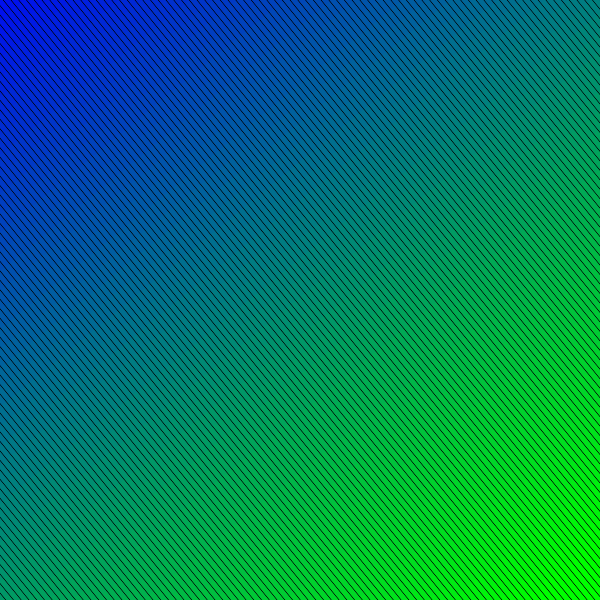
Frame 1 (no input)
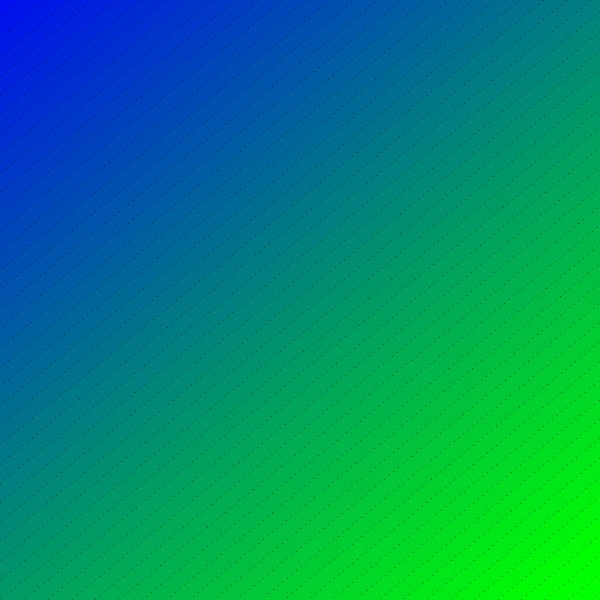
Frame 60 (the mouse pressed at the canvas centre just before this capture)
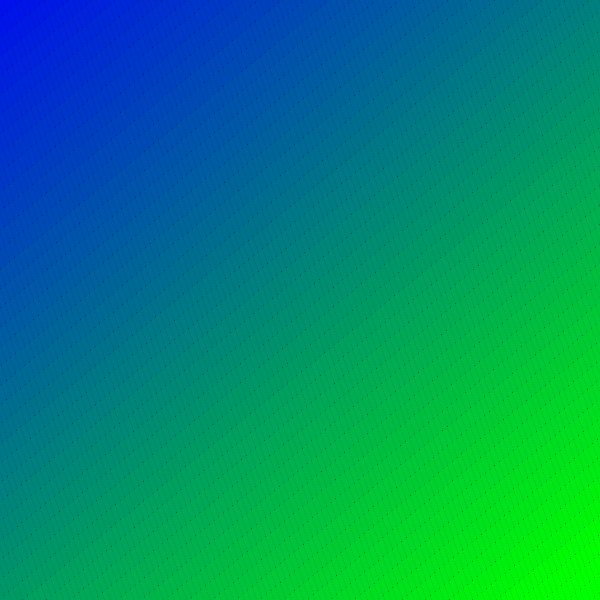
Frame 120 (the mouse held since frame 60 and released just before this capture)

The Processing sketch that drew these frames (run headless with seeded random() and noise(); from frame 60 on, the mouse is pressed at the canvas centre):

// Processing sketch: Noyer_Emilie_degrade
// ── Noyer_Emilie_degrade.pde
/*Un essai d'un motif fixe*/

//import processing.pdf.*; 
//boolean exportPDF = false; 

float theta = 0;
float r = 30;
float x;
float y;
float k;
float l;
float i =0;


void setup() { 
  //beginRecord(PDF, "emilie-##.pdf");
  background(0);
  size(600, 600); 
  smooth();
} 

void draw() {  
  background(0,0,33);
  rotate(70);
  translate(-60, -500);
  noStroke();
  fill(0);
  rect(0, 0, 900, 900);
  noStroke();
  fill(40, 200, 208);

  for (int j = 0; j <= height + 600; j += 6) {
    for (int i = 0; i <= width + 600; i += 15) {

      pushMatrix();
      translate(i, j);
      noStroke();
      rotate(radians(frameCount*0.15));
      fill(0, map(i, 0, height+260, 0, 255), map(i, 0, height+260, 255, 0));
      rect(0, 0, 30, 5);
      popMatrix();
    }
  }
}


void keyPressed()
{
  if (key==ENTER) { // enregistrer en PDF
    endRecord();
    exit();
  }
}
